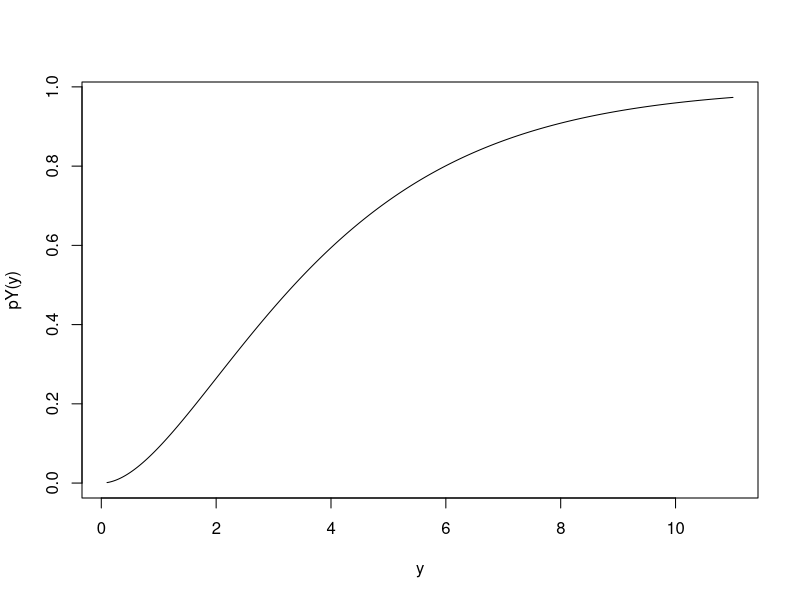
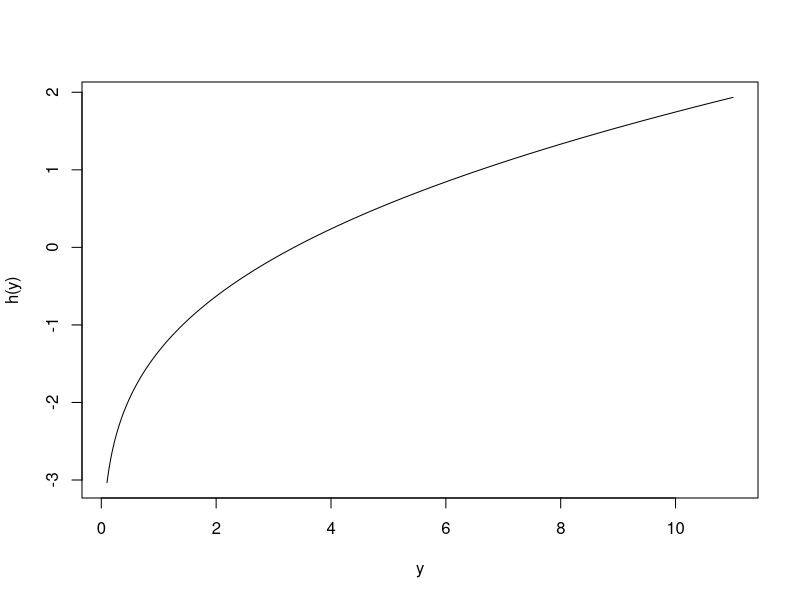
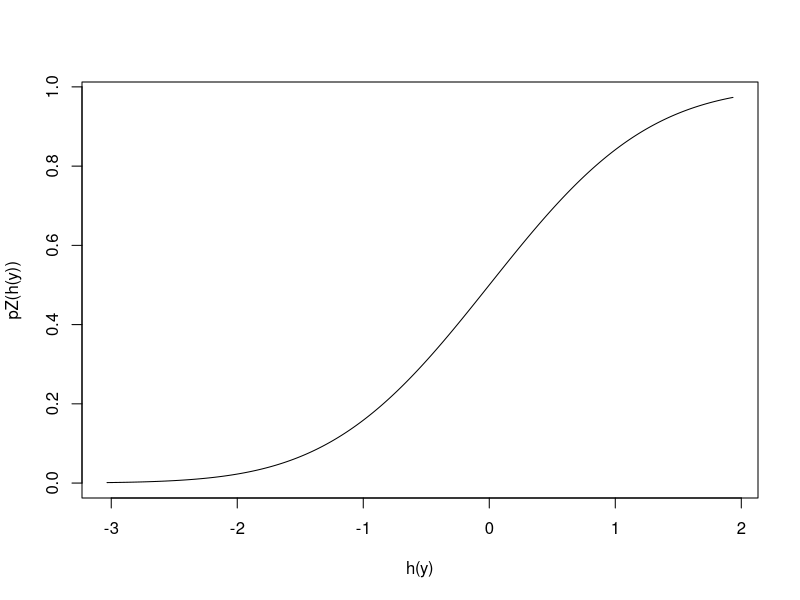
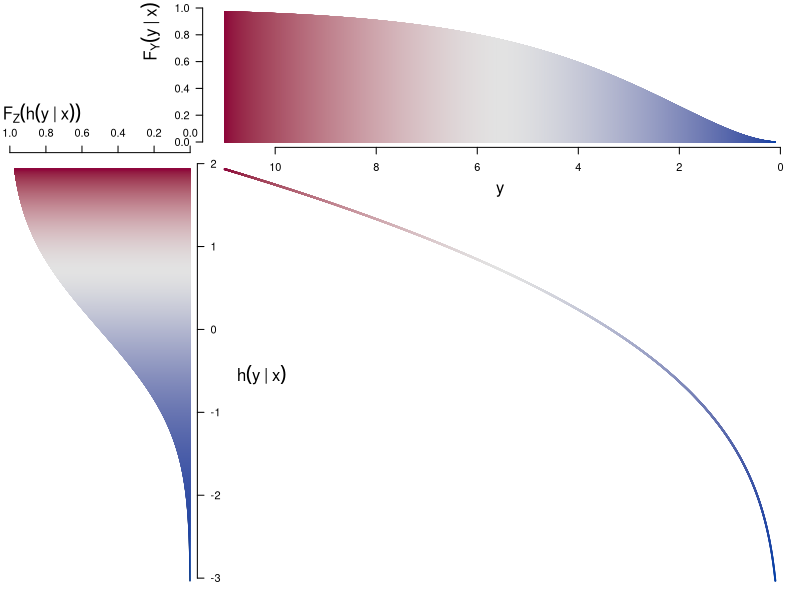

The R script that drew these images, in order:
# Transformation model illustration
# Continuous outcomes
# LK Apr 2022

# Params, FUNs
y <- seq(0.1, 11, length.out = res <- 1e4)
pY <- function(y) pchisq(y, df = 4)
dY <- function(y) dchisq(y, df = 4)
pZ <- pnorm
dZ <- dnorm
qY <- function(p) qchisq(p, df = 4)
qZ <- qnorm

h <- function(y) qZ(pY(y))
hp <- function(y) {
 tmp <- (1 / dZ(qZ(pY(y)))) * dY(y)
 tmp <- ifelse(is.nan(tmp), 0, tmp)
}

plot(y, pY(y), type = "l")
plot(y, h(y), type = "l")
plot(h(y), pZ(h(y)), type = "l")

opar <- par(no.readonly = TRUE)

# Plot
pdf("figure1a.pdf", width = 6, height = 5)
par(mar = c(0.1, 0.1, 0.1, 0.1) + 0.1)
layout(matrix(c(1,2,2,2,
                3,4,4,4,
                3,4,4,4,
                3,4,4,4), nrow = 4, ncol = 4, byrow = TRUE))

cols <- colorspace::diverge_hcl(res)
tcx <- 1

plot.new()
plot(y, pZ(h(y)), type = "l", axes = FALSE, xlim = rev(range(y)),
     ylim = c(0, 1))
mtext(expression(F[Y](y~'|'~x)), 2, line = 3, cex = tcx, adj = 1)
mtext(expression(y), 1, line = 3, cex = tcx)
axis(1)
axis(2, las = 1)
arrows(y, 0, y, pZ(h(y)), length = 0, col = cols)
plot(pZ(h(y)), h(y), type = "l", axes = FALSE, xlim = c(1, 0))
axis(4, las = 1)
axis(3)
mtext(expression(F[Z](h(y~'|'~x))), 3, line = 2, cex = tcx, adj = 0)
mtext(expression(h(y~'|'~x)), 4, line = 3, cex = tcx, las = 1)
arrows(0, h(y), pZ(h(y)), h(y), length = 0, col = cols)
plot(y, h(y), type = "p", axes = FALSE, xlim = rev(range(y)), col = cols, pch = 20, cex = 0.1)
par(opar)
dev.off()
